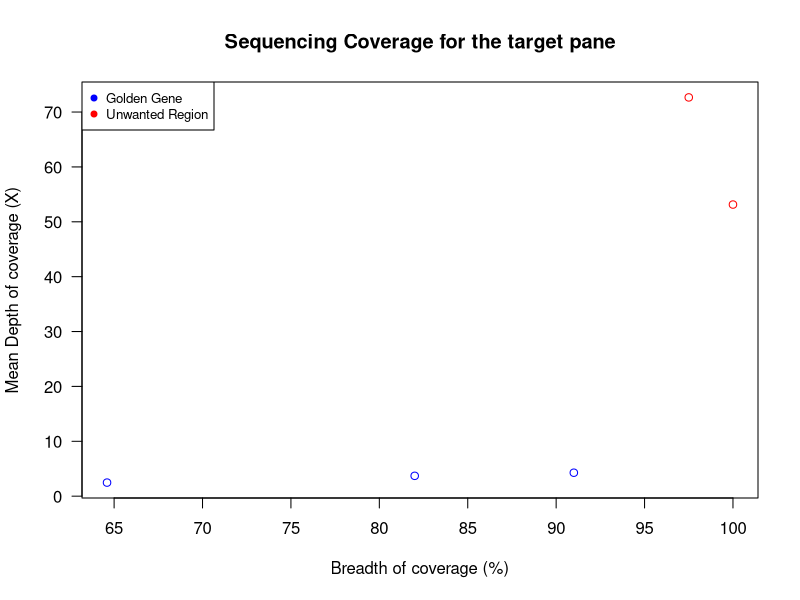

The R source for this figure:
#Create the data frame
a <- c("Golden Gene1", "Unwanted region1", "Golden Gene2", "Unwanted region2", "Golden Gene3")
b <- c(82, 100, 91, 97.5, 64.6)
c <- c( 3.707, 53.142, 4.274, 72.666, 2.474)
coverage <- data.frame(type=a,
                       breadth=b,
                       meandepth=c)
coverage

plot(b,c, main="Sequencing Coverage for the target pane",
     xlab="Breadth of coverage (%)", ylab="Mean Depth of coverage (X)",
     col=c("blue","red"), las=1)
legend("topleft", legend=c("Golden Gene", "Unwanted Region"), col=c("blue", "red"), pch=19, cex=0.8)
